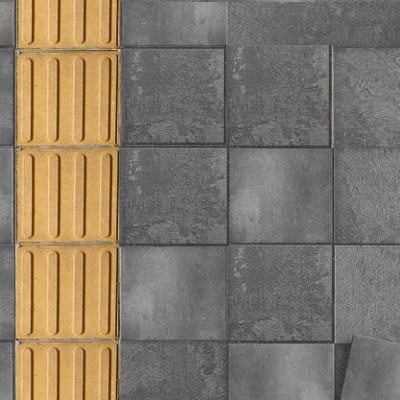
#> input picture Teste Imagens/piso_direcional.jpg, 400 x 400 px, found by its file name
$ python init.py
#> lines starting #> are read from the running program, lines starting #| are printed output that depends on the picture; after the words box and inside, x2 and y2 are one past the last pixel; in counts of white or black regions, pixels touching at a corner belong together
import cv2
import numpy as np
import matplotlib.pyplot as plt
import timeit
import time

#Imagem Original (Colorida)
img_rgb = cv2.imread(r'C:\Users\debor\OneDrive\Documentos\VSPython\Area\piso_direcional.jpg')
#> img_rgb is the input picture: shape (400, 400, 3); mean B, G, R 105.8, 121.3, 132.4

#Imagem Escala de Cinza
img_gray = cv2.cvtColor(img_rgb, cv2.COLOR_BGR2GRAY)
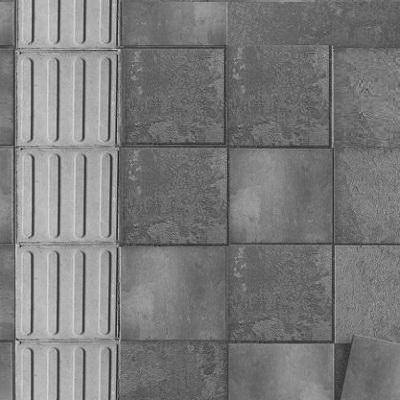
#> img_gray: shape (400, 400); min 11, max 216, mean 122.9

#Equalização da Imagem
img_equal = cv2.equalizeHist(img_gray)
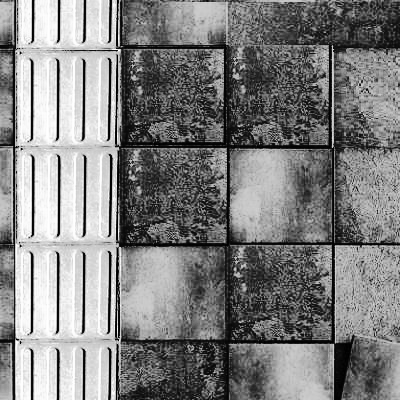
#> img_equal: shape (400, 400); min 0, max 255, mean 129


#Suavização(blur) da Imagem
ksize = (20, 20)
img_blur = cv2.blur (img_equal,ksize)
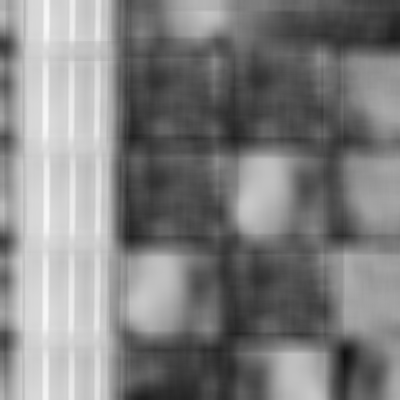
#> img_blur: shape (400, 400); min 17, max 246, mean 129
cv2.imshow('Imagem Suavizada', img_blur)

#Segmentação da Imagem
ret,th1 = cv2.threshold (img_blur,130,255,cv2.THRESH_BINARY)
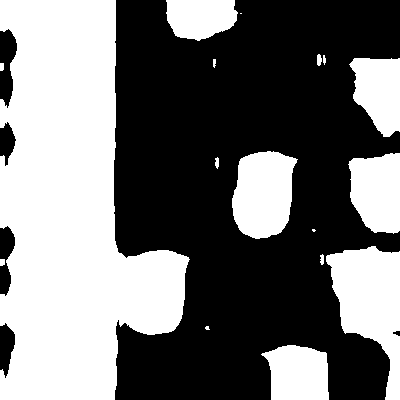
#> th1: shape (400, 400); 44.9% white; 17 white regions (3 under 20 px), largest, box (x1, y1, x2, y2) and area: (0, 0, 190, 400) 48926, (326, 246, 400, 400) 6384, (232, 151, 298, 239) 4471
th2 = cv2.adaptiveThreshold (img_blur,255,cv2.ADAPTIVE_THRESH_MEAN_C,cv2.THRESH_BINARY,13,3)
#> th2: shape (400, 400); 76.4% white; 554 black regions (394 under 20 px), largest, box (x1, y1, x2, y2) and area: (122, 60, 224, 400) 3868, (0, 0, 18, 400) 2959, (112, 0, 122, 246) 1280
th3 = cv2.adaptiveThreshold (img_blur,255,cv2.ADAPTIVE_THRESH_GAUSSIAN_C,cv2.THRESH_BINARY,13,3)
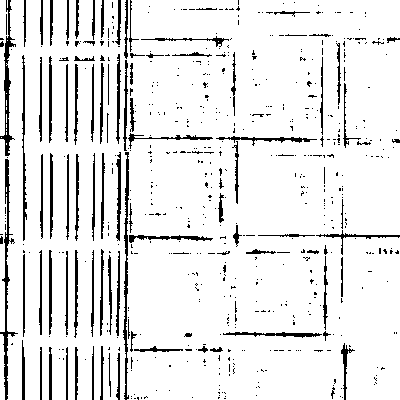
#> th3: shape (400, 400); 90.5% white; black in thin lines or dots
ret2,th4 = cv2.threshold(img_blur,0,255,cv2.THRESH_BINARY+cv2.THRESH_OTSU)
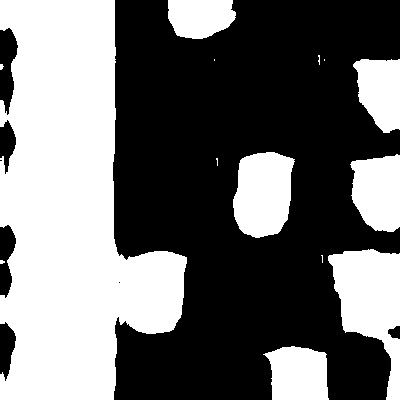
#> th4: shape (400, 400); 43.3% white; 14 white regions (7 under 20 px)
#> ret2 = 135

titles = ['Global Thresholding (v = 127)',
            'Adaptive Mean Thresholding', 'Adaptive Gaussian Thresholding', 'Otsus Thresholding']
images = [th1, th2, th3, th4]
for i in range(4):
    plt.subplot(2,2,i+1),plt.imshow(images[i],'gray')
    plt.title(titles[i])
    plt.xticks([]),plt.yticks([])
plt.show()

#Contornos da Imagem
contours, hierarchies = cv2.findContours(th4, cv2.RETR_LIST, cv2.CHAIN_APPROX_SIMPLE)
#> contours = 15 contours, 8 with area under 20; largest, box (x1, y1, x2, y2) and area: (0, 0, 187, 400) 47470, (328, 249, 400, 400) 5725, (233, 152, 295, 238) 4100, (350, 154, 400, 232) 3058, (263, 346, 329, 400) 2779, (353, 59, 400, 133) 2532, (168, 0, 236, 39) 2106
    #Desenhar os cortornos
blank = np.zeros(th4.shape[:2],dtype='uint8')
cv2.drawContours(blank, contours, -1,(255, 0, 0), 1)
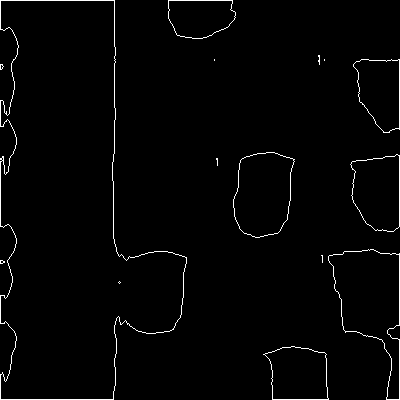
#> blank: shape (400, 400); 1.8% white in thin lines or dots
cv2.imshow('Imagem com Contornos', blank)

# Inicialize contadores de pixels brancos e pretos
pixels_brancos = 0
pixels_pretos = 0

# Percorra cada contorno e calcule o número de pixels brancos e pretos
for contorno in contours:
    area_contorno = cv2.contourArea(contorno)
    pixels_brancos_contorno = cv2.countNonZero(th4) - area_contorno
    pixels_brancos += pixels_brancos_contorno
    pixels_pretos += area_contorno
#> this loop made 15 passes
#> (area_contorno, pixels_brancos_contorno, pixels_brancos, pixels_pretos) on passes 1, 5, 7, 8, 10, 14, 15: (2779, 66458, 66458, 2779), (5725, 63512, 337669.5, 8515.5), (3058, 66179, 473084, 11575), (4100, 65137, 538221, 15675), (2531.5, 66705.5, 674153, 18217), (2106, 67131, 948991.5, 20326.5), (47470, 21767, 970758.5, 67796.5)
#> after the loop, pixels_brancos = 970758.5; pixels_pretos = 67796.5

print(f"Número de pixels brancos: {pixels_brancos}")
#| Número de pixels brancos: 970758.5
print(f"Número de pixels pretos: {pixels_pretos}")
#| Número de pixels pretos: 67796.5

#number_of_white_pix = np.sum (blank == 255) # extraindo apenas pixels brancos
#print('Number of white pixels:', number_of_white_pix)

cv2.waitKey()

$ run again, with Teste Imagens/piso_alerta.jpg copied over Teste Imagens/piso_direcional.jpg
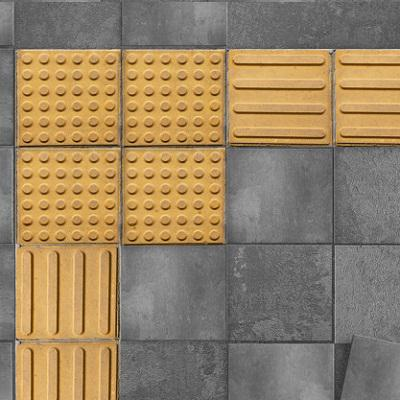
#> input picture Teste Imagens/piso_alerta.jpg, 400 x 400 px, found by its file name
#> img_rgb is the input picture: shape (400, 400, 3); mean B, G, R 101.3, 130.9, 151
#> `ret,th1 = cv2.threshold (img_blur,130,255,cv2.THRESH_BINARY)`:
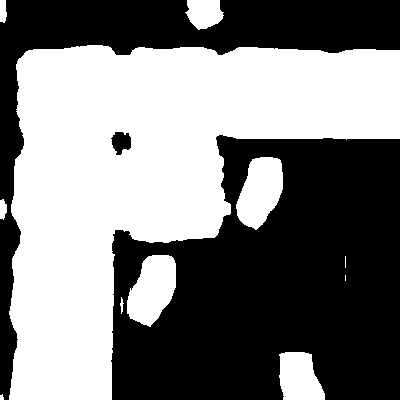
#> th1: shape (400, 400); 49% white; 11 white regions (3 under 20 px), largest, box (x1, y1, x2, y2) and area: (9, 45, 400, 400) 70585, (127, 255, 176, 327) 2467, (236, 157, 283, 230) 2393
#> th2: shape (400, 400); 75.6% white; 410 black regions (267 under 20 px), largest, box (x1, y1, x2, y2) and area: (28, 63, 400, 400) 7670, (0, 0, 400, 400) 5798, (48, 258, 69, 400) 970
#> th3: shape (400, 400); 88.7% white; 520 black regions (344 under 20 px), largest, box (x1, y1, x2, y2) and area: (11, 0, 400, 45) 1322, (0, 159, 15, 400) 741, (216, 150, 400, 201) 652
#> th4: shape (400, 400); 49.3% white; 11 white regions (2 under 20 px)
#> ret2 = 129
#> contours = 13 contours, 4 with area under 20; largest, box (x1, y1, x2, y2) and area: (9, 45, 400, 400) 70380, (127, 255, 177, 328) 2452, (236, 157, 283, 231) 2374, (279, 351, 325, 400) 1702, (184, 0, 224, 32) 854
#> `cv2.drawContours(blank, contours, -1,(255, 0, 0), 1)`:
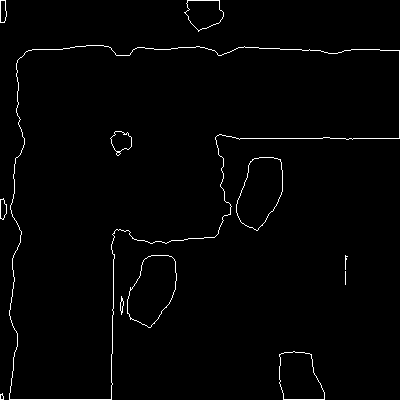
#> blank: shape (400, 400); 1.5% white in thin lines or dots
#> the loop `for contorno in contours:` made 13 passes
#> (area_contorno, pixels_brancos_contorno, pixels_brancos, pixels_pretos) on passes 2, 3, 6, 7, 8, 10, 11, 12: (1702.5, 77208.5, 156105.5, 1716.5), (29, 78882, 234987.5, 1745.5), (2452.5, 76458.5, 469265, 4201), (97.5, 78813.5, 548078.5, 4298.5), (2373.5, 76537.5, 624616, 6672), (312, 78599, 782117.5, 6992.5), (70380, 8531, 790648.5, 77372.5), (853.5, 78057.5, 868706, 78226)
#> after the loop `for contorno in contours:`: pixels_brancos = 947502.5; pixels_pretos = 78340.5
#| Número de pixels brancos: 947502.5
#| Número de pixels pretos: 78340.5
